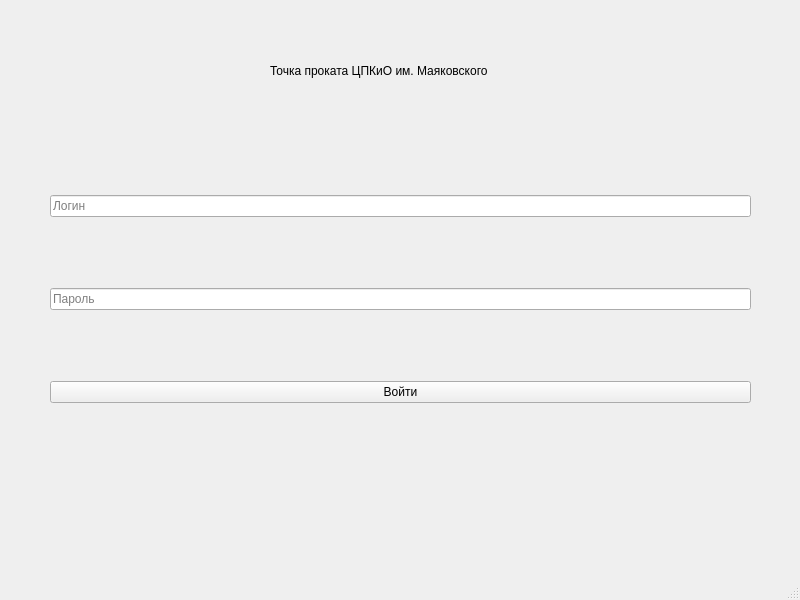
<?xml version="1.0" encoding="UTF-8"?>
<ui version="4.0">
 <class>MainWindow</class>
 <widget class="QMainWindow" name="MainWindow">
  <property name="geometry">
   <rect>
    <x>0</x>
    <y>0</y>
    <width>800</width>
    <height>600</height>
   </rect>
  </property>
  <property name="windowTitle">
   <string>MainWindow</string>
  </property>
  <widget class="QWidget" name="centralwidget">
   <widget class="QWidget" name="verticalLayoutWidget">
    <property name="geometry">
     <rect>
      <x>50</x>
      <y>130</y>
      <width>701</width>
      <height>341</height>
     </rect>
    </property>
    <layout class="QVBoxLayout" name="verticalLayout">
     <item>
      <widget class="QLineEdit" name="login_edit">
       <property name="placeholderText">
        <string>Логин</string>
       </property>
      </widget>
     </item>
     <item>
      <widget class="QLineEdit" name="pass_edit">
       <property name="placeholderText">
        <string>Пароль</string>
       </property>
      </widget>
     </item>
     <item>
      <widget class="QPushButton" name="auth_btn">
       <property name="text">
        <string>Войти</string>
       </property>
      </widget>
     </item>
    </layout>
   </widget>
   <widget class="QLabel" name="label">
    <property name="geometry">
     <rect>
      <x>270</x>
      <y>50</y>
      <width>241</width>
      <height>41</height>
     </rect>
    </property>
    <property name="text">
     <string>Точка проката ЦПКиО им. Маяковского</string>
    </property>
   </widget>
  </widget>
  <widget class="QMenuBar" name="menubar">
   <property name="geometry">
    <rect>
     <x>0</x>
     <y>0</y>
     <width>800</width>
     <height>22</height>
    </rect>
   </property>
  </widget>
  <widget class="QStatusBar" name="statusbar"/>
 </widget>
 <resources/>
 <connections/>
</ui>
